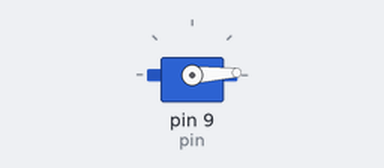
A sketch run on a simulated Arduino Uno, built with avr-gcc and run on an emulated ATmega328P. On the bench: servo.

Above: at 0.05 s.
At 1.25 s:
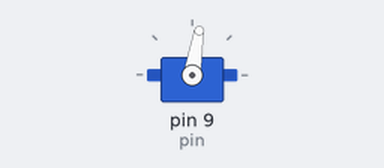
At 2.45 s:
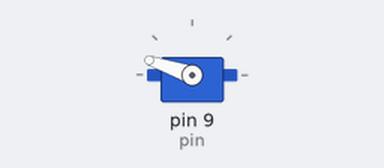
At 4.9 s:
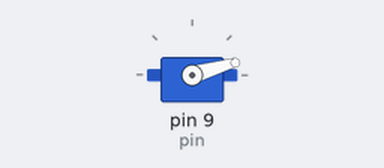
Timing chart, 0 to 6.7 s (numbered marks = the images above):
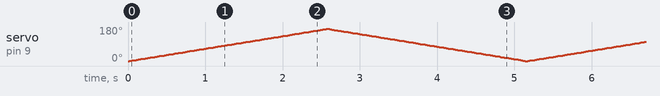

The sketch:

servoMotor.ino
```cpp
#include <Servo.h> // Incluimos la biblioteca Servo

Servo miServo; // Creamos un objeto Servo
int pin=9;
void setup() {
  miServo.attach(pin); // Conectamos el servo al pin 9 (puede ser otro PWM)
}
void loop() {
  // Movemos el servo de 0 a 170 grados
  for (int angulo = 0; angulo <= 170; angulo++) {
    miServo.write(angulo); // Establecemos el ángulo del servo
    delay(15); // Pequeña pausa para que el movimiento sea suave
  }

  // Movemos el servo de 170 a 0 grados
  for (int angulo = 170; angulo >= 0; angulo--) {
    miServo.write(angulo); // Establecemos el ángulo del servo
    delay(15); // Pequeña pausa para que el movimiento sea suave
  }
}
```
